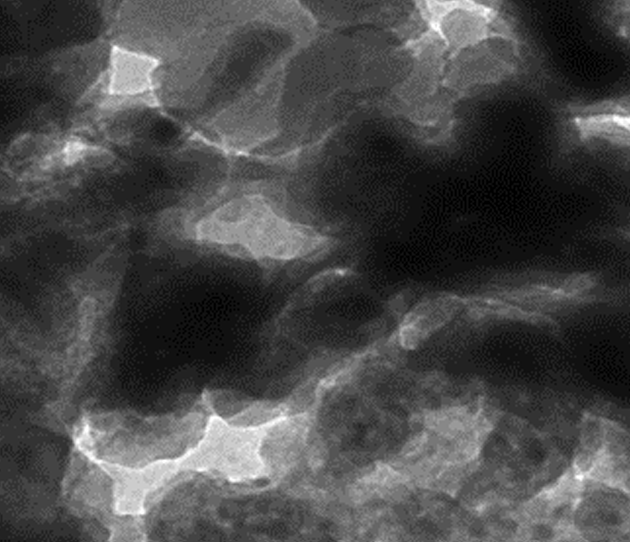
#> input picture Pore_Screenshot_Step_2.png, 630 x 542 px
$ python Step_3.1_REV.py
#> lines starting #> are read from the running program, lines starting #| are printed output that depends on the picture; after the words box and inside, x2 and y2 are one past the last pixel; in counts of white or black regions, pixels touching at a corner belong together
#Understanding the Voxels, Pixels and Metrics

import cv2
import numpy as np
from skimage.filters import threshold_multiotsu

# 1. Loading the Screenshot
img = cv2.imread("Pore_Screenshot_Step_2.png", cv2.IMREAD_GRAYSCALE)
#> img is the input picture: shape (542, 630); min 0, max 255, mean 72.9

# 2. Running the exact same Multi-Otsu segmentation from before
thresholds = threshold_multiotsu(img, classes=3)
#> thresholds = [60, 124]
regions = np.digitize(img, bins=thresholds)
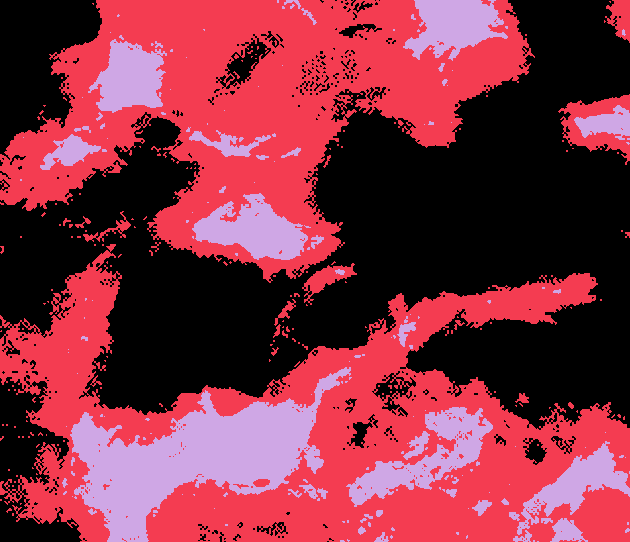
#> regions: shape (542, 630) int64; 3 distinct labels, from 0 to 2; one colour per label, 0 black
binary_solid = regions >= 1
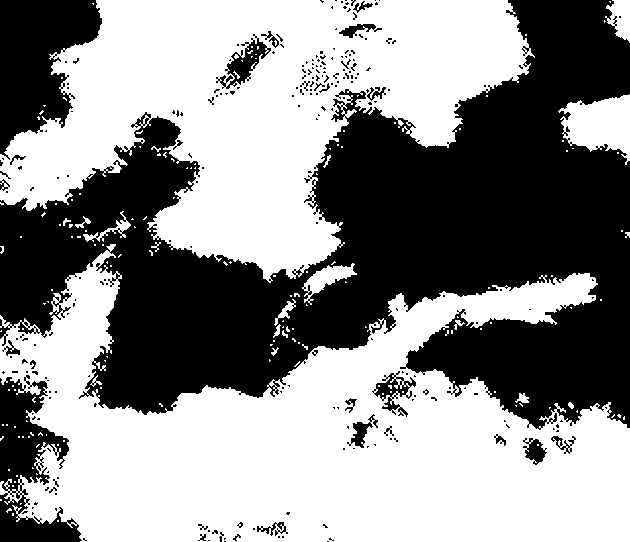
#> binary_solid: shape (542, 630) bool; 55.5% white; 242 black regions (210 under 20 px), largest, box (x1, y1, x2, y2) and area: (0, 0, 630, 430) 130366, (0, 0, 102, 160) 9861, (0, 375, 82, 542) 6609

# 3. Calculating the metrics
pixel_height, pixel_width = binary_solid.shape
#> pixel_height = 542; pixel_width = 630
total_2d_pixels = binary_solid.size
#> total_2d_pixels = 341460

# Mapping the 400 nm (approximate size) physical constraint to pixel spacing
nm_per_pixel = 400.0 / pixel_width
#> nm_per_pixel = 0.635

solid_pixels = np.sum(binary_solid == 1)
#> solid_pixels = 189456
void_pixels = np.sum(binary_solid == 0)
#> void_pixels = 152004

solid_fraction = solid_pixels / total_2d_pixels
#> solid_fraction = 0.555
porosity = void_pixels / total_2d_pixels
#> porosity = 0.445

# --- Printing the complete structural report ---
print("="*50)
print("2D SCREENSHOT PIXEL METRICS")
print("="*50)
print(f"2D Image Resolution : {pixel_width} x {pixel_height} pixels")
#| 2D Image Resolution : 630 x 542 pixels
print(f"Total Pixels        : {total_2d_pixels:,} pixels")
#| Total Pixels        : 341,460 pixels
print(f"Spatial Resolution  : {nm_per_pixel:.4f} nm per pixel")
#| Spatial Resolution  : 0.6349 nm per pixel
print(f"Solid ZVI Pixels    : {solid_pixels:,} ({solid_fraction*100:.2f}%)")
#| Solid ZVI Pixels    : 189,456 (55.48%)
print(f"Void Space Porosity : {void_pixels:,} ({porosity*100:.2f}%)")
#| Void Space Porosity : 152,004 (44.52%)
print("="*50)
